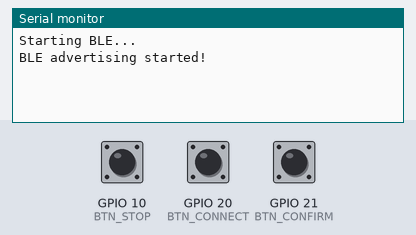
A sketch run on a simulated ESP32-S3. On the bench: the last lines printed to the serial monitor. Inputs (shaded band) come from the test bench; at power-on: GPIO 10 (BTN_STOP) HIGH, GPIO 20 (BTN_CONNECT) HIGH, GPIO 21 (BTN_CONFIRM) HIGH. Nothing arrives over Bluetooth unless stated; a phone connects over Bluetooth LE 3 s after start.

Above: at 1.2 s.
1.3 s: GPIO 10 (BTN_STOP) pulled LOW for 0.15 s
At 2.4 s:
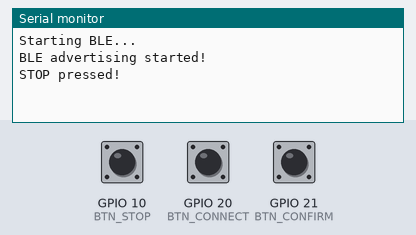
4.4 s: GPIO 20 (BTN_CONNECT) pulled LOW for 0.15 s
At 4.8 s:
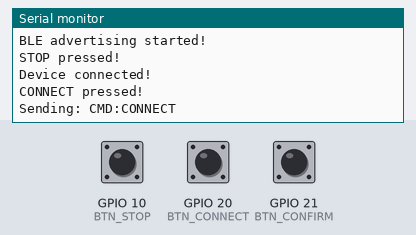
6.0 s: GPIO 21 (BTN_CONFIRM) pulled LOW for 0.15 s
At 7.2 s:
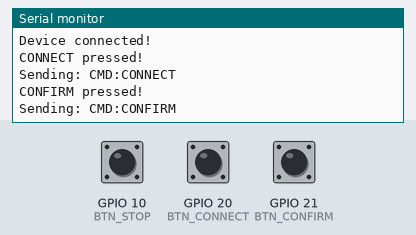
7.6 s: GPIO 10 (BTN_STOP) pulled LOW for 1 s
At 8.4 s:
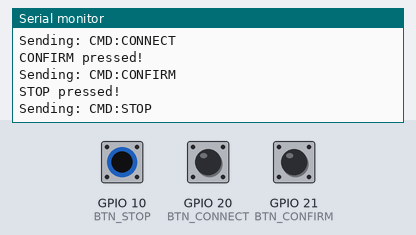

Measured:
- after the input at 1.3 s, the serial monitor: prints a new line at once (image 1)
- after the input at 4.4 s, the serial monitor: prints a new line at once (image 2)
- after the input at 6.0 s, the serial monitor: prints a new line at once (image 3)
- after the input at 7.6 s, the serial monitor: prints a new line at once (image 4)

The sketch:

RemoteControl.ino
```cpp
#include "buttons.h"
#include "ble_cmd.h"

static bool connect_last = HIGH;
static bool confirm_last = HIGH;
static bool stop_last = HIGH;

void setup() {
  buttons_init();
  ble_init();
  attachInterrupt(digitalPinToInterrupt(BTN_STOP), stop_ISR, FALLING);
}

void loop() {
  bool connect_now = digitalRead(BTN_CONNECT);
  bool confirm_now = digitalRead(BTN_CONFIRM);
  bool stop_now = digitalRead(BTN_STOP);

  if (connect_now == LOW && connect_last == HIGH) {
    Serial.println("CONNECT pressed!");
    ble_send("CMD:CONNECT");
  }
  if (confirm_now == LOW && confirm_last == HIGH) {
    Serial.println("CONFIRM pressed!");
    ble_send("CMD:CONFIRM");
  }
  if (stop_now == LOW && stop_last == HIGH) {
    Serial.println("STOP pressed!");
    ble_send("CMD:STOP");
  }

  connect_last = connect_now;
  confirm_last = confirm_now;
  stop_last = stop_now;

  check_stop();
}
```

ble_cmd.cpp
```cpp
#include "ble_cmd.h"
#include "buttons.h"
#include <BLEDevice.h>
#include <BLEServer.h>
#include <BLEUtils.h>
#include <BLE2902.h>

#define SERVICE_UUID        "6E400001-B5A3-F393-E0A9-E50E24DCCA9E"
#define CHARACTERISTIC_UUID "6E400003-B5A3-F393-E0A9-E50E24DCCA9E"

BLEServer* pServer = NULL;
BLECharacteristic* pCharacteristic = NULL;
bool deviceConnected = false;

class ServerCallbacks : public BLEServerCallbacks {
  void onConnect(BLEServer* pServer) {
    deviceConnected = true;
    Serial.println("Device connected!");
  }
  void onDisconnect(BLEServer* pServer) {
    deviceConnected = false;
    Serial.println("Restarting advertising...");
    delay(500);
    BLEDevice::startAdvertising();
    Serial.println("Advertising restarted!");
  }
};

void ble_init() {
  Serial.begin(115200);
  Serial.println("Starting BLE...");

  BLEDevice::init("RemoteAssistBridge");
  BLEDevice::setPower(ESP_PWR_LVL_P9);

  pServer = BLEDevice::createServer();
  pServer->setCallbacks(new ServerCallbacks());

  BLEService* pService = pServer->createService(SERVICE_UUID);
  pCharacteristic = pService->createCharacteristic(
    CHARACTERISTIC_UUID,
    BLECharacteristic::PROPERTY_NOTIFY
  );
  pCharacteristic->addDescriptor(new BLE2902());
  pService->start();

  BLEAdvertising* pAdvertising = BLEDevice::getAdvertising();
  pAdvertising->addServiceUUID(SERVICE_UUID);
  pAdvertising->setScanResponse(true);
  pAdvertising->setMinPreferred(0x06);
  pAdvertising->setMaxPreferred(0x12);  // ← was setMinPreferred twice before, now fixed
  BLEDevice::startAdvertising();

  Serial.println("BLE advertising started!");
}

void ble_send(const char* cmd) {
  static unsigned long last_send = 0;
  unsigned long now = millis();
  if (now - last_send < 300) return;
  last_send = now;

  if (deviceConnected) {
    Serial.print("Sending: ");
    Serial.println(cmd);
    pCharacteristic->setValue(cmd);
    pCharacteristic->notify();
  }
}
void check_stop() {
  if (stop_triggered) {
    stop_triggered = false;
    ble_send("CMD:STOP");
  }
}
```

ble_cmd.h
```cpp
#ifndef BLE_CMD_H
#define BLE_CMD_H

void ble_init();
void ble_send(const char* cmd);
void check_stop();

#endif
```

buttons.cpp
```cpp
#include "buttons.h"
#include <Arduino.h>

static unsigned long last_press[3] = {0, 0, 0};
static bool last_state[3] = {HIGH, HIGH, HIGH};
volatile bool stop_triggered = false;

void buttons_init() {
  pinMode(BTN_CONNECT, INPUT_PULLUP);
  pinMode(BTN_CONFIRM, INPUT_PULLUP);
  pinMode(BTN_STOP,    INPUT_PULLUP);
}

int pinIndex(int pin) {
  if (pin == BTN_CONNECT) return 0;
  if (pin == BTN_CONFIRM) return 1;
  return 2;
}

bool button_pressed(int pin) {
  int i = pinIndex(pin);
  bool current = digitalRead(pin);
  if (current == LOW && last_state[i] == HIGH) {
    unsigned long now = millis();
    if (now - last_press[i] > DEBOUNCE_MS) {
      last_press[i] = now;
      last_state[i] = LOW;
      return true;
    }
  }
  if (current == HIGH) last_state[i] = HIGH;
  return false;
}

void IRAM_ATTR stop_ISR() {
  stop_triggered = true;
}
```

buttons.h
```cpp
#ifndef BUTTONS_H
#define BUTTONS_H

#include <Arduino.h>   // REQUIRED for IRAM_ATTR on ESP32

#define BTN_CONNECT  20
#define BTN_CONFIRM  21
#define BTN_STOP     10
#define DEBOUNCE_MS  50

extern volatile bool stop_triggered;

void buttons_init();
bool button_pressed(int pin);
void IRAM_ATTR stop_ISR();

#endif
```
